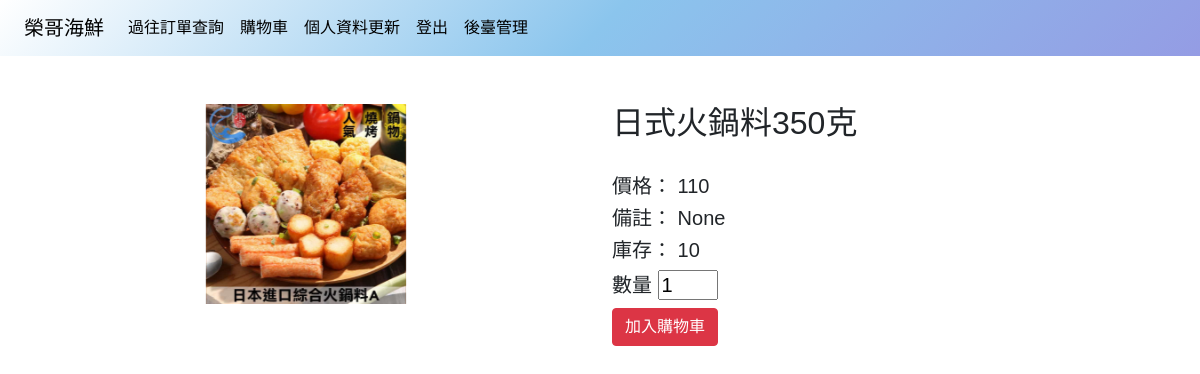
The app's page /Product/3/1376 (signed in) with its own data.
### Product/models.py (models this page shows, shortened)
class Branch_Inventory(models.Model):
    Products=models.ForeignKey(Products,on_delete=models.DO_NOTHING,verbose_name='商品',related_name='inventory_records')
    Number=models.IntegerField(verbose_name="總庫存")
    Branch=models.ForeignKey('member.Branchs',on_delete=models.DO_NOTHING,verbose_name='店家')
    class Meta:
        verbose_name = "分店商品庫存"
        verbose_name_plural = '分店商品庫存'  # 中文名稱

class Products(models.Model):
    Sh_CHOICES = (
        (0, '下架'),
        (1, '上架'),
    )
    Category=models.ForeignKey(Categories, on_delete=models.CASCADE,verbose_name="類別",null=True, blank=True)
    Item_name=models.CharField(max_length=99,verbose_name="貨品名稱",null=True, blank=True)
    Price=models.IntegerField(verbose_name="建議售價")
    Import_price=models.IntegerField(verbose_name="成本價")
    Specification=models.CharField(max_length=99,verbose_name="規格",null=True, blank=True)
    Sh=models.IntegerField(choices=Sh_CHOICES,default=1,verbose_name="上/下架")
    class Meta:
        verbose_name = "商品管理"
        verbose_name_plural = '商品管理'  # 中文名稱

### Product/views.py (the view)
# urls.py: path('<int:branch>/<int:detail>', views.detail, name='detail'),
def detail(request,branch=None,detail=None):
    if request.user.is_authenticated:
        branch=Branch_Inventory.objects.get(pk=detail)
        product_images = ItemImage.objects.filter(Products=branch.Products)
        image_paths = []
        for image in product_images:
            image_paths.append(image.Image_path.url)
        context={
            'branch':branch,
            'detail':detail,
            'title':'商品介紹',
            'image_paths':image_paths
        }
        return render(request,'detail.html',context)

### Product/templates/detail.html (shortened to what this page needs)
{% extends 'index/base.html' %}
{%load static%}
{% block content %}
<div class="container-fluid text-center">
  <div class="row ">
    <div class="col-12 col-md-6 my-5">
      <div id="carouselExampleControls" class="carousel slide" data-bs-ride="carousel">
        <div class="carousel-inner">
          {% for image_path in image_paths%}
          <div class="carousel-item active">
            <img style="width:200px;height: 200px;"  src="{{image_path}}" class="" alt="...">
          </div>
          {%endfor%}
        </div>
        <button class="carousel-control-prev" type="button" data-bs-target="#carouselExampleControls" data-bs-slide="prev">
          <span class="carousel-control-prev-icon" aria-hidden="true"></span>
        </button>
        <button class="carousel-control-next" type="button" data-bs-target="#carouselExampleControls" data-bs-slide="next">
          <span class="carousel-control-next-icon" aria-hidden="true"></span>
        </button>
      </div>
    </div>
    <div class="col-12 col-md-6 my-5 text-start">
      <h2>{{branch.Products.Item_name}}</h2><br>
      <h5>價格： {{branch.Products.Price}}</h5>
      <h5>備註： {{branch.Products.Specification}}</h5>
      <h5>庫存： {{branch.Number}}</h5>
      <form action="{% url 'Product:add_to_cart_view' branch=branch.Branch.pk product_id=branch.Products.id %}" method="post">
        <h5>數量 <input style="width: 60px;" type="number" id="quantity" name="quantity" value="1" min="1"></h5>
        <button type="submit" class="btn btn-danger">加入購物車</button>
      </form>
    </div>
  </div>
</div>
{% endblock %}

### records on screen
Branch_Inventory: Products.Item_name "日式火鍋料350克", Products.Price "110", Products.Specification "None", Number "10"
